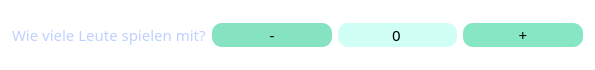
    <widget class="QFrame" name="frameSpieleranzahl">
     <property name="geometry">
      <rect>
       <x>10</x>
       <y>200</y>
       <width>595</width>
       <height>70</height>
      </rect>
     </property>
     <property name="minimumSize">
      <size>
       <width>595</width>
       <height>70</height>
      </size>
     </property>
     <property name="styleSheet">
      <string notr="true">background-color: rgba(255, 255, 255, 0);</string>
     </property>
     <property name="frameShape">
      <enum>QFrame::StyledPanel</enum>
     </property>
     <property name="frameShadow">
      <enum>QFrame::Raised</enum>
     </property>
     <layout class="QGridLayout" name="gridLayout_3">
      <item row="0" column="0">
       <widget class="QLabel" name="labelQuantity">
        <property name="font">
         <font>
          <family>Yu Gothic UI Semilight</family>
          <pointsize>11</pointsize>
         </font>
        </property>
        <property name="styleSheet">
         <string notr="true">color: rgb(192, 209, 255);</string>
        </property>
        <property name="text">
         <string>Wie viele Leute spielen mit?</string>
        </property>
       </widget>
      </item>
      <item row="0" column="1">
       <widget class="QPushButton" name="pushButton_minus">
        <property name="sizePolicy">
         <sizepolicy hsizetype="Minimum" vsizetype="Minimum">
          <horstretch>0</horstretch>
          <verstretch>0</verstretch>
         </sizepolicy>
        </property>
        <property name="minimumSize">
         <size>
          <width>20</width>
          <height>5</height>
         </size>
        </property>
        <property name="font">
         <font>
          <family>Yu Gothic UI Semilight</family>
          <pointsize>11</pointsize>
         </font>
        </property>
        <property name="styleSheet">
         <string notr="true">QPushButton {
	border-radius: 10px;
	background-color: rgb(133, 227, 193);
}</string>
        </property>
        <property name="text">
         <string>-</string>
        </property>
       </widget>
      </item>
      <item row="0" column="3">
       <widget class="QPushButton" name="pushButton_plus">
        <property name="sizePolicy">
         <sizepolicy hsizetype="Minimum" vsizetype="Minimum">
          <horstretch>0</horstretch>
          <verstretch>0</verstretch>
         </sizepolicy>
        </property>
        <property name="minimumSize">
         <size>
          <width>20</width>
          <height>5</height>
         </size>
        </property>
        <property name="font">
         <font>
          <family>Yu Gothic UI Semilight</family>
          <pointsize>11</pointsize>
         </font>
        </property>
        <property name="styleSheet">
         <string notr="true">QPushButton {
	border-radius: 10px;
	background-color: rgb(135, 230, 195);
}</string>
        </property>
        <property name="text">
         <string>+</string>
        </property>
       </widget>
      </item>
      <item row="0" column="2">
       <widget class="QSpinBox" name="spinBoxQuantity">
        <property name="sizePolicy">
         <sizepolicy hsizetype="Minimum" vsizetype="Fixed">
          <horstretch>0</horstretch>
          <verstretch>0</verstretch>
         </sizepolicy>
        </property>
        <property name="minimumSize">
         <size>
          <width>0</width>
          <height>23</height>
         </size>
        </property>
        <property name="baseSize">
         <size>
          <width>0</width>
          <height>50</height>
         </size>
        </property>
        <property name="font">
         <font>
          <family>Yu Gothic UI Semilight</family>
          <pointsize>11</pointsize>
         </font>
        </property>
        <property name="styleSheet">
         <string notr="true">QSpinBox {
	border-radius: 10px;
	background-color: rgb(208, 255, 246);
}
</string>
        </property>
        <property name="alignment">
         <set>Qt::AlignCenter</set>
        </property>
        <property name="buttonSymbols">
         <enum>QAbstractSpinBox::NoButtons</enum>
        </property>
       </widget>
      </item>
     </layout>
    </widget>
